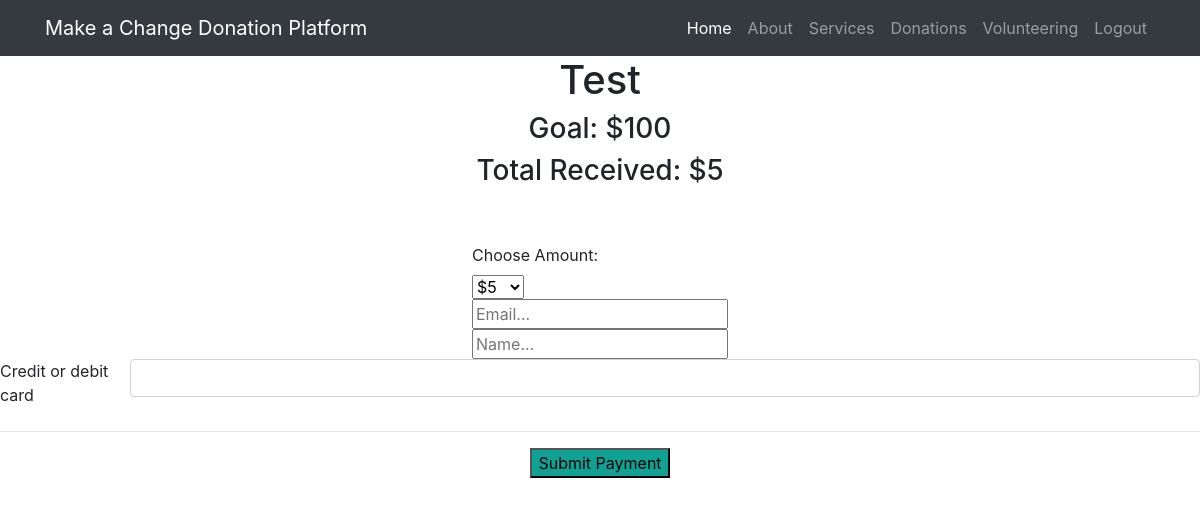
Before: /makedonation/1 with the older database file.
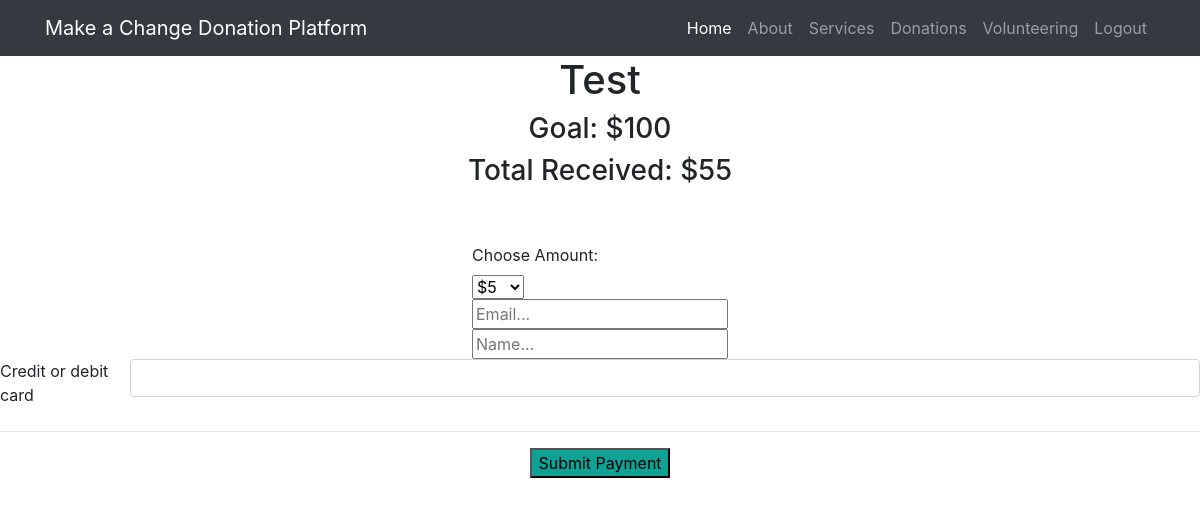
After: the same page with the newer database file.
### donations/models.py (models this page shows, shortened)
class Donation(models.Model):
    name = models.CharField(max_length=50, default = "")
    description = models.CharField(max_length=500, default = "")
    goal = models.IntegerField(default = 0)
    total = models.IntegerField(default = 0)
    end_date = models.DateField(default = datetime.date.today)
    creator = models.CharField(max_length=50, default = "")

### donations/views.py (the view)
# urls.py: path('makedonation/<int:pk>', views.MakeDonationView.as_view(), name="makedonation"),
class MakeDonationView(generic.ListView):
    template_name = 'donations/makedonation.html'
    context_object_name = 'donation'
    def get_queryset(self, *args, **kwargs):
        return Donation.objects.filter(id=self.kwargs['pk'])

### donations/templates/donations/makedonation.html (shortened to what this page needs)
{% extends 'donations/base.html' %}
{% block content %}
	<div id="container">
		<div class="d-flex justify-content-center">
		{% for item in donation %}
		<h1>{{item.name}}</h1>
		{% endfor %}
		</div>
		<div class="d-flex justify-content-center">
			{% for item in donation %}
			<h3>Goal: ${{item.goal}}</h3>
			{% endfor %}
		</div>
		<div class="d-flex justify-content-center">
			{% for item in donation %}
			<h3>Total Received: ${{item.total}}</h3>
			{% endfor %}
		</div>
        <div class="d-flex justify-content-center">
			{% for item in donation %}
			<form action="{% url 'donations:charge' item.pk %}" method="post" id="payment-form">
			{% endfor %}
				<br>
				<br>
				<div class="form-field-12">
					<label for="amount">Choose Amount:</label>
					<br>
					<select required name="amount" id="amount">
					  <option selected value="5">$5</option>
					</select>
				</div>
				<div class="form-field-6">
					<input required type="text" name="email" placeholder="Email...">
				</div>
				<div class="form-field-6">
					<input required type="text" name="name" placeholder="Name...">
				</div>
		</div>
			  <div class="d-flex justify-content-center">
                <label for="card-element">
				  Credit or debit card
				</label>
				<div id="card-element" class ="form-control">
				</div>
			  </div>
			  <hr>
            <div class= "d-flex justify-content-center">
				<input  class="myButton" style="background-color:#10a195" type="submit" value="Submit Payment" name="">
			</div>
	</div>
{% endblock %}

Changed rows visible on the page:
changed Donation "Test": total "5" → "55"
